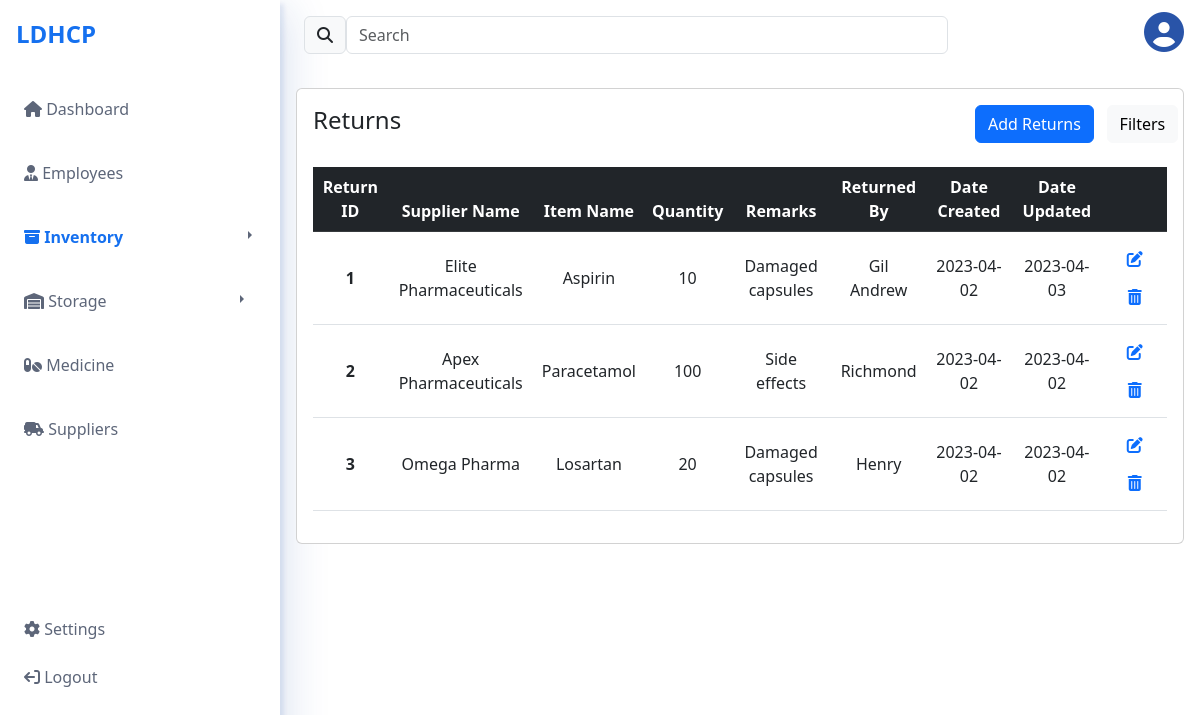
The page /returns (signed in) on the database its author committed.
### website/models.py (models this page shows)
class Returns(db.Model):
    return_id = db.Column(db.Integer, primary_key=True)
    employee_id = db.Column(db.Integer, db.ForeignKey('employee.employee_id'), nullable=False)
    inventory_id = db.Column(db.Integer, db.ForeignKey('inventory.inventory_id'), nullable=False)
    supplier_id = db.Column(db.Integer, db.ForeignKey('supplier.supplier_id'), nullable=False)
    return_suppliername = db.Column(db.String(50), nullable=False)
    return_itemname = db.Column(db.String(50), nullable=False)
    returned_by = db.Column(db.String(70), nullable=False)
    return_quantity = db.Column(db.Integer, nullable=False)
    return_remarks = db.Column(db.String(100), nullable=False)
    date_created = db.Column(db.Date, nullable=False)
    date_updated = db.Column(db.Date, nullable=False)

### website/views.py (the view)
@views.route('/returns')
@login_required
def returns():
    returns_list = Returns.query.all()
    return render_template("returns.html", user=current_user, returns_list=returns_list)

### website/__init__.py (called while the page is built)
def create_app():
    app = Flask(__name__)
    app.config['SECRET_KEY'] = 'ldhcp-project'
    app.config['SQLALCHEMY_DATABASE_URI'] = f'sqlite:///{DB_NAME}'
    db.init_app(app)
    from .views import views
    from .auth import auth
    app.register_blueprint(views, url_prefix="/")
    app.register_blueprint(auth, url_prefix="/")
    from .models import Authentication
    create_database(app)
    login_manager = LoginManager()
    login_manager.login_view = 'auth.login'
    login_manager.init_app(app)
    @login_manager.user_loader
    def load_user(id):
        return Authentication.query.get(int(id))
    return app

### website/templates/returns.html (shortened to what this page needs)
{% extends "views-base.html" %}{% block title %}LDHCP Returns{% endblock %}
{% block content %}
        <div class="sidebar" id="side_nav">
            <div class="header-box px-2 pt-3 pb-4 d-flex justify-content-between">
                <h1 class="fs-4 fw-bold pt-1 ps-2"><span class="text-logo">LDHCP</span></h1>
            </div>
            <ul class="list-unstyled px-2">
                <li class=""><a href="/dashboard" class="text-decoration-none px-3 py-3 d-block"><i class="fa-solid fa-house"></i> Dashboard</a></li>
                <li class=""><a href="/employee" class="text-decoration-none px-3 py-3 mt-2 d-block"><i class="fa-solid fa-user-tie"></i> Employees</a></li>
                <div class="btn-group dropend">
                    <button type="button" class="btn btn-secondary" id="sidebar-btn">
                        <a href="/inventory" class="text-decoration-none px-3 py-3 mt-2 d-block active" id="inv-txt"><i class="fa-solid fa-box-archive"></i> Inventory</a>
                    </button>
                    <button type="button" class="btn btn-secondary dropdown-toggle dropdown-toggle-split" data-bs-toggle="dropdown" aria-expanded="false" id="sidebar-btn-toggle">
                    </button>
                </div>
                <div class="btn-group dropend">
                    <button type="button" class="btn btn-secondary" id="sidebar-btn">
                        <a href="/storage" class="text-decoration-none px-3 py-3 mt-2 d-block" id="storage-txt"><i class="fa-solid fa-warehouse"></i> Storage</a>
                    </button>
                    <button type="button" class="btn btn-secondary dropdown-toggle dropdown-toggle-split" data-bs-toggle="dropdown" aria-expanded="false" id="sidebar-btn-toggle">
                    </button>
                </div>
                <li class=""><a href="/medicine" class="text-decoration-none px-3 py-3 mt-2 d-block"><i class="fa-solid fa-pills"></i> Medicine</a></li>
                <li class=""><a href="/suppliers" class="text-decoration-none px-3 py-3 mt-2 d-block"><i class="fa-solid fa-truck-field"></i> Suppliers</a></li>
                <br><br><br><br>
                <li class=""><a href="#" class="text-decoration-none px-3 py-3 mt-5 d-block"><i class="fa-solid fa-gear"></i> Settings</a></li>
                <li class=""><a href="#" class="text-decoration-none px-3 py-1 mt-1 d-block"><i class="fa-solid fa-arrow-right-from-bracket fa-flip-horizontal"></i> Logout</a></li>
            </ul>
        </div>
        <div class="content">
            <div class="row px-3">
                <div class="col-4 col-sm-4 col-md-5 col-lg-7 col-xl-9">
                    <div class="d-flex justify-content-between px-2 py-3">
                        <span class="input-group-text" id="basic-addon1"><i class="fa-solid fa-magnifying-glass"></i></span>
                        <input type="text" class="form-control" placeholder="Search" aria-label="Username" aria-describedby="basic-addon1">
                    </div>
                </div>
                <div class="col-8 col-sm-8 col-md-7 col-lg-5 col-xl-3 py-2">
                    <h1 class="circle-user-container"><i class="fa-solid fa-circle-user" id="user-logo-close" onclick="toggleUserProfile()"></i></h1>
                </div>
            </div>
            <div class="row g-3 px-3 py-3">
                <div class="col-12 col-lg-12">
                    <div class="card" id="table-card">
                        <div class="card-body">
                            <div class="row">
                                <div class="col-lg-8 d-flex align-items-center">
                                    <h6 class="card-title text-center fs-4">Returns</h6>
                                </div>
                                <div class="col-lg-3">
                                    <div class="d-grid justify-content-end">
                                        <button type="button" class="btn btn-primary btn-md" data-bs-toggle="modal" data-bs-target="#addReturnsModal">Add Returns</button>
                                    </div>
                                </div>
                                <div class="col-lg-1">
                                    <div class="d-grid justify-content-center">
                                        <button type="button" class="btn btn-light">Filters</button>
                                    </div>
                                </div>
                            </div>
                            <div class="row">
                                <div class="table-responsive">
                                    <table class="table align-middle table-hover">
                                        <thead class="table-dark"><br>
                                            <tr class="table-header fw-semibold text-center">
                                                <th scope="col">Return ID</th>
                                                <th scope="col">Supplier Name</th>
                                                <th scope="col">Item Name</th>
                                                <th scope="col">Quantity</th>
                                                <th scope="col">Remarks</th>
                                                <th scope="col">Returned By</th>
                                                <th scope="col">Date Created</th>
                                                <th scope="col">Date Updated</th>
                                                <th scope="col"></th>
                                            </tr>
                                        </thead>
                                        <tbody>
                                            {% for returns in returns_list %}
                                            <tr class="table-data align-middle text-center">
                                                <td class="fw-bold" scope="row">{{ returns.return_id }}</td>
                                                <td>{{ returns.return_suppliername }}</td>
                                                <td>{{ returns.return_itemname }}</td>
                                                <td>{{ returns.return_quantity }}</td>
                                                <td>{{ returns.return_remarks }}</td>
                                                <td>{{ returns.returned_by }}</td>
                                                <td>{{ returns.date_created }}</td>
                                                <td>{{ returns.date_updated }}</td>
                                                <td>
                                                    <a href="#" class="btn btn-link edit-btn" data-bs-toggle="modal" data-bs-target="#editReturnsModal{{ returns.return_id }}">
                                                        <i class="fas fa-edit"></i>
                                                    </a>
                                                    <form action="/delete_returns/{{ returns.return_id }}" method="POST" style="display: inline;">
                                                        <button type="submit" class="btn btn-link delete-btn">
                                                            <i class="fas fa-trash-alt"></i>
                                                        </button>
                                                    </form>
                                                </td>
                                            </tr>
                                            {% endfor %}
                                        </tbody>
                                    </table>
                                </div>
                            </div>
                        </div>
                    </div>
                </div>
            </div>
        </div>
{% endblock %}

### website/static/main.css (style rules this page uses)
body { background: #5D6679; font-family: sans-serif; }
#side_nav { background: #FFFFFF; min-width: 280px; max-width: 280px; transition: all 0.2s; box-shadow: 4px 4px 4px rgba(29, 75, 163, 0.1), 8px 8px 40px rgba(29, 75, 163, 0.15); min-height: 100vh; }
.text-logo { color:#1570EF; }
.content { min-height: 100vh; width: 100%; }
.sidebar li a { color: #5D6679; }
a.active { font-weight: bold; color: #1570EF; }
#sidebar-btn { background: white; border: none; padding: 0px; }
#sidebar-btn-toggle { background: white; color: #5D6679; border: none; margin-left: 100px; }
#inv-txt { color: #5D6679; }
#inv-txt.active { color: #1570EF; }
#storage-txt { color: #5D6679; margin-right: 8px; }
.circle-user-container { text-align: right; }
#user-logo-close { color: #1D4BA3F2; font-size: 40px; cursor: pointer; }

### rows shown on the page
Returns: return_id "1", return_suppliername "Elite Pharmaceuticals", return_itemname "Aspirin", return_quantity "10", return_remarks "Damaged capsules", returned_by "Gil Andrew", date_created "2023-04-02", date_updated "2023-04-03"
Returns: return_id "2", return_suppliername "Apex Pharmaceuticals", return_itemname "Paracetamol", return_quantity "100", return_remarks "Side effects", returned_by "Richmond", date_created "2023-04-02", date_updated "2023-04-02"
Returns: return_id "3", return_suppliername "Omega Pharma", return_itemname "Losartan", return_quantity "20", return_remarks "Damaged capsules", returned_by "Henry", date_created "2023-04-02", date_updated "2023-04-02"
